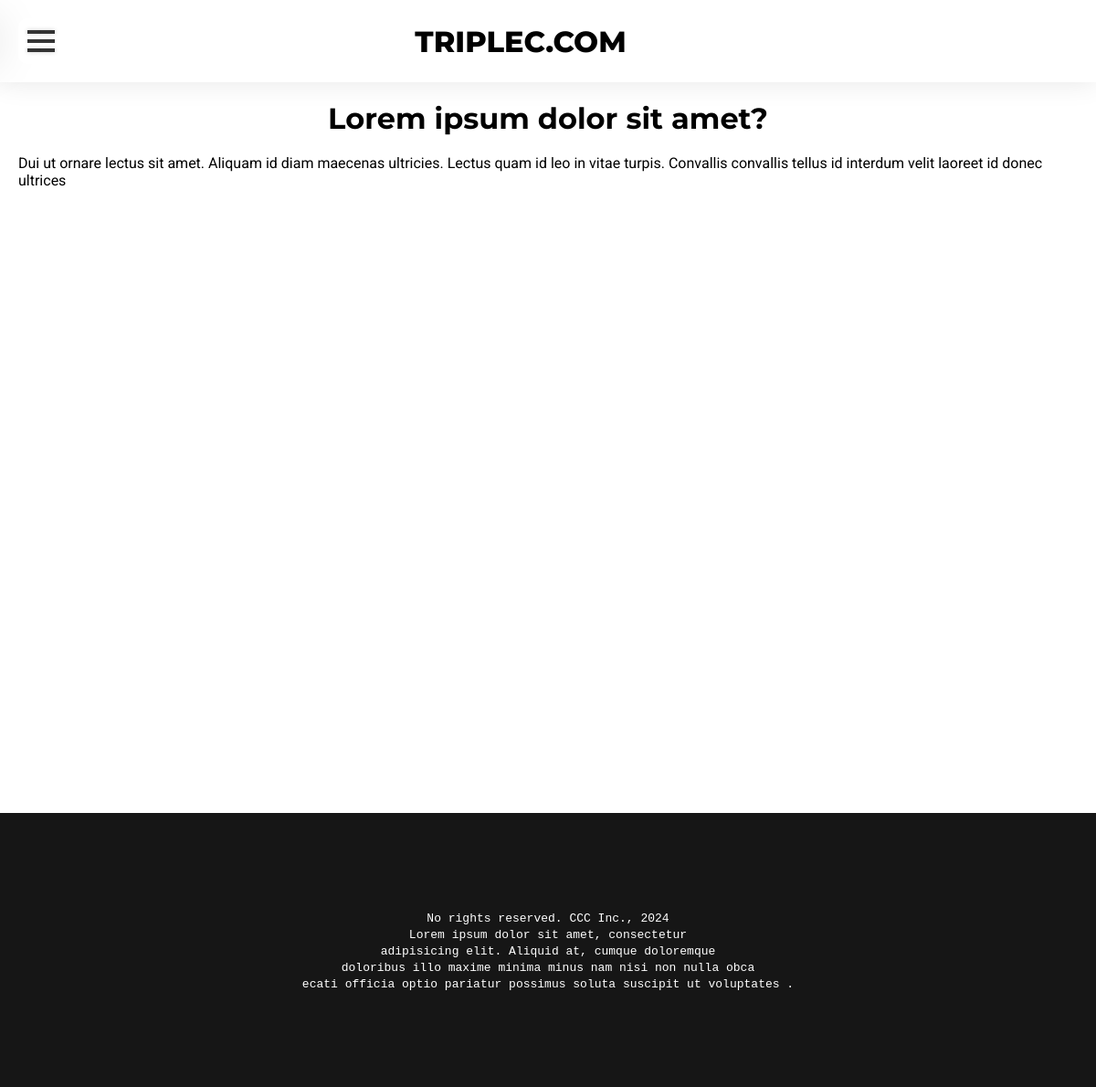
Before: /faq/1 with the older database file.
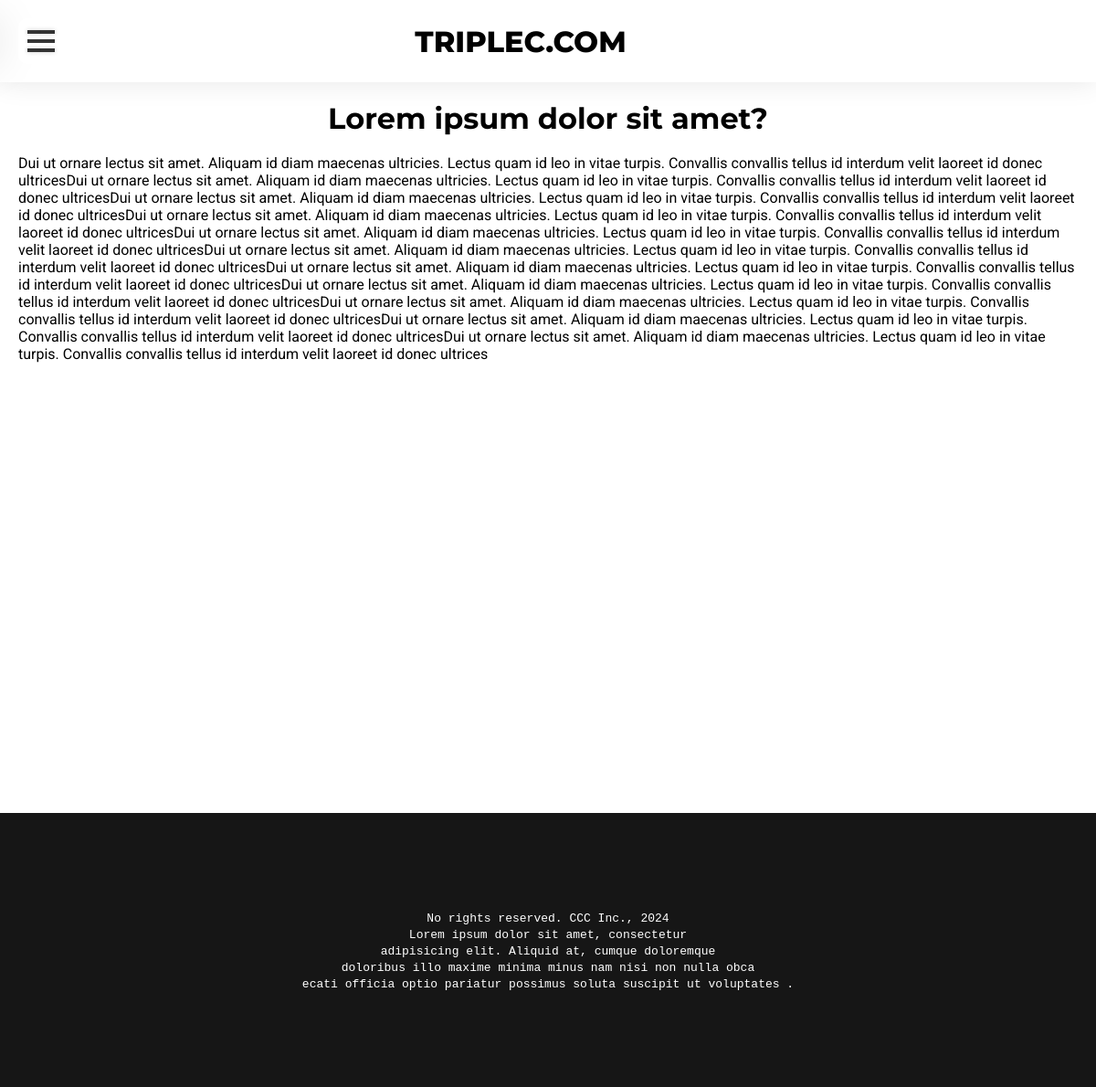
After: the same page with the newer database file.
### mainapp/models.py (models this page shows, shortened)
class FAQ(models.Model):
    question = models.TextField("Question")
    answer = models.TextField("Answer")
    date = models.DateField("Date of answer")
    teaser = models.TextField("Short Teaser", default="")

### mainapp/views.py (the view)
# urls.py: path('faq/<str:faq_id>', views.faq_page),
def faq_page(request, faq_id):
    faq = FAQ.objects.filter(id=faq_id).first()
    return render(request, 'mainapp/faq/faq_page.html', {'data': faq})

### mainapp/templates/mainapp/faq/faq_page.html (shortened to what this page needs)
{% extends 'mainapp/layout.html' %}
{% block main_block %}
    <div class="heading_container">
        <h1 class="heading_1">{{ data.question }}</h1>
    </div>
    <p style="font-family: 'Roboto', sans-serif">
        {{ data.answer }}
    </p>
{% endblock %}

Changed rows visible on the page:
changed FAQ "Lorem ipsum dolor sit amet?": answer "…velit laoreet id donec ultrices" → "…velit laoreet id donec ultricesDui ut ornare lectus sit amet. Aliquam id diam maecenas ultricies. Lectus quam id leo in vitae turpis. Convallis convallis tellus id interdum velit laoreet id donec ultricesDui ut ornare lectus sit amet. Aliquam id diam maecenas ultricies. Lectus quam id leo in vitae turpis. Convallis convallis tellus id interdum velit laoreet id donec ultricesDui ut ornare lectus sit amet. Aliquam id diam maecenas ultricies. Lectus quam id leo in vitae turpis. Convallis convallis tellus id interdum velit laoreet id donec ultricesDui ut ornare lectus sit amet. Aliquam id diam maecenas ultricies. Lectus quam id leo in vitae turpis. Convallis convallis tellus id interdum velit…"
